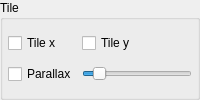
      <widget class="QGroupBox" name="groupBox_Tile_Preview">
       <property name="maximumSize">
        <size>
         <width>16777215</width>
         <height>16777215</height>
        </size>
       </property>
       <property name="title">
        <string>Tile</string>
       </property>
       <layout class="QGridLayout" name="gridLayout_12">
        <property name="leftMargin">
         <number>5</number>
        </property>
        <property name="topMargin">
         <number>5</number>
        </property>
        <property name="rightMargin">
         <number>5</number>
        </property>
        <property name="bottomMargin">
         <number>5</number>
        </property>
        <property name="horizontalSpacing">
         <number>5</number>
        </property>
        <property name="verticalSpacing">
         <number>3</number>
        </property>
        <item row="0" column="1">
         <widget class="QCheckBox" name="checkBoxMosaicoY">
          <property name="text">
           <string>Tile y</string>
          </property>
         </widget>
        </item>
        <item row="0" column="0">
         <widget class="QCheckBox" name="checkBoxMosaicoX">
          <property name="text">
           <string>Tile x</string>
          </property>
         </widget>
        </item>
        <item row="1" column="0">
         <widget class="QCheckBox" name="checkBoxParallax">
          <property name="text">
           <string>Parallax</string>
          </property>
         </widget>
        </item>
        <item row="1" column="1">
         <widget class="Slider" name="sliderParallax">
          <property name="maximum">
           <number>300</number>
          </property>
          <property name="value">
           <number>30</number>
          </property>
          <property name="orientation">
           <enum>Qt::Horizontal</enum>
          </property>
         </widget>
        </item>
       </layout>
      </widget>
